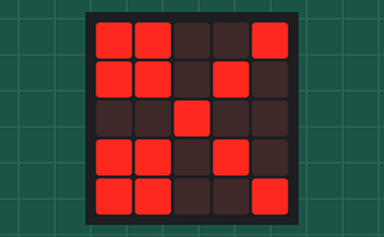
Simulated run of this program. Board: BBC micro:bit (MakeCode). Parts: the board's 5×5 LED display.

Above: at 0.2 s.
At 0.61 s:
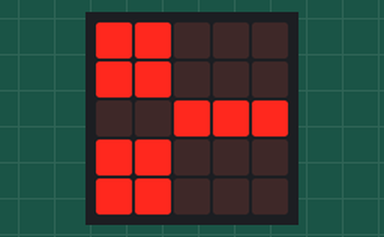

The program:

main.ts
```typescript
basic.forever(function () {
    basic.showLeds(`
        # # . . #
        # # . # .
        . . # . .
        # # . # .
        # # . . #
        `)
    basic.showLeds(`
        # # . . .
        # # . . .
        . . # # #
        # # . . .
        # # . . .
        `)
})
```

test.ts
```typescript
// aquí va el archivo "tests"; esto no se compilará cuando este paquete se utilice como una extensión.
```

Measured:
- what the display in image 1 shows lasts 0.4 s, from 0.4 s to 0.8 s
